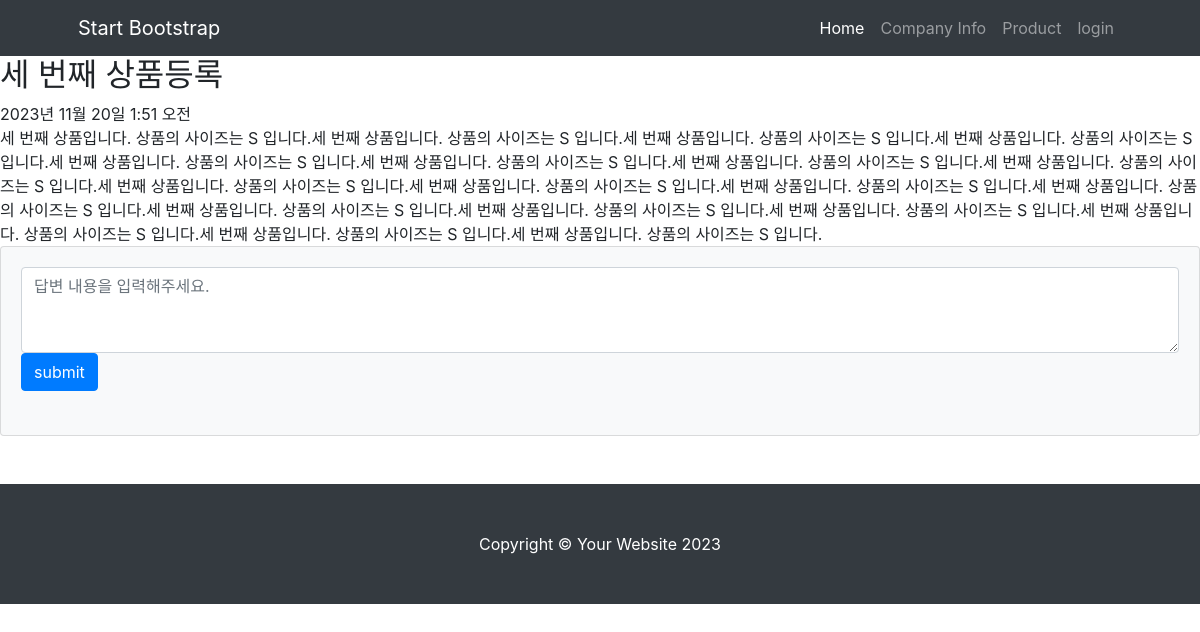
The page /promote/3/ on the database as committed earlier.
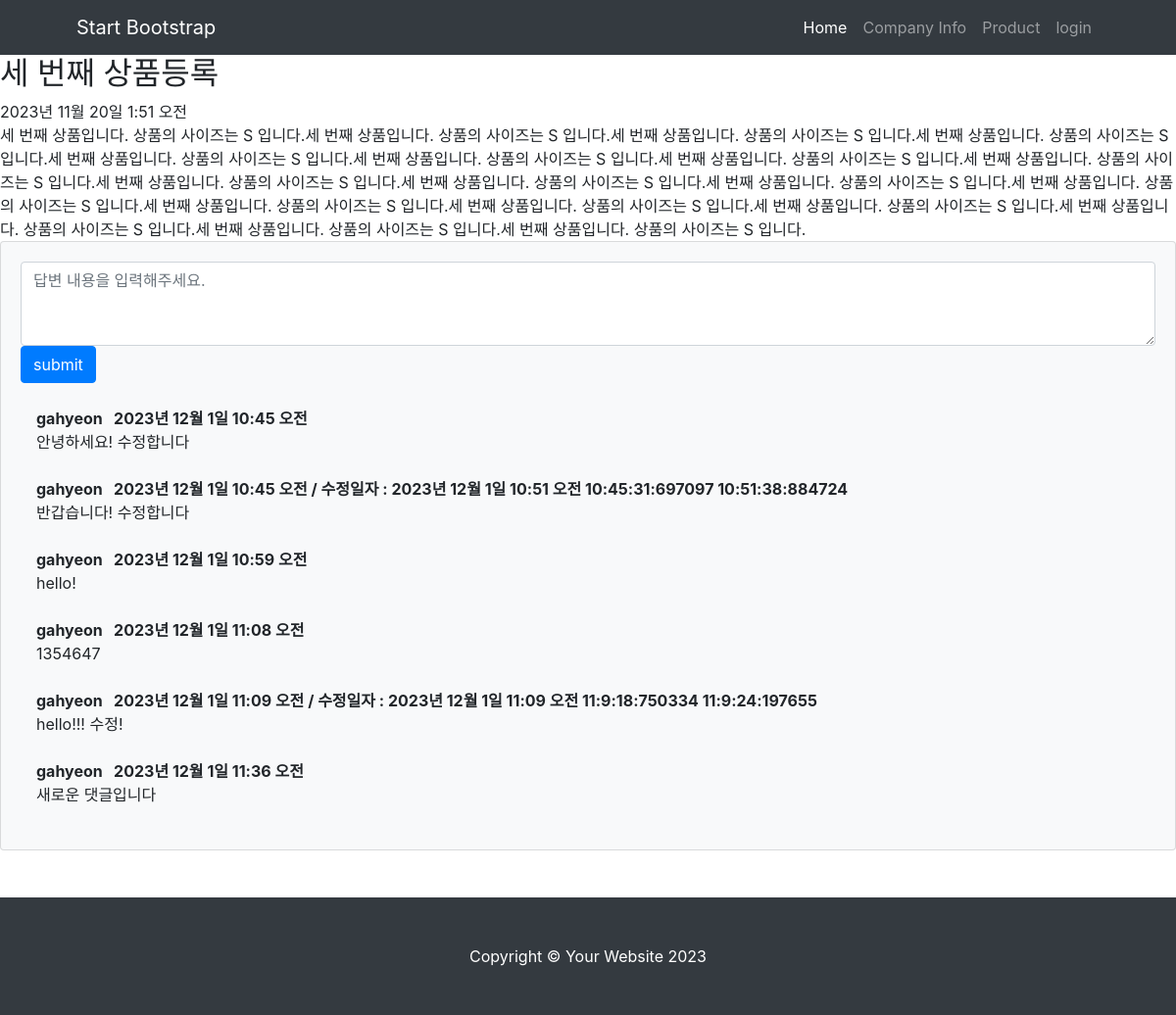
The same page on the database as committed later.
### promote/models.py (models this page shows, shortened)
class MainContent(models.Model):
    title = models.CharField(max_length=200)
    content = models.TextField()
    pub_date = models.DateTimeField('date_published')

class Comment(models.Model):
    author = models.ForeignKey(User, on_delete=models.CASCADE)
    content_list = models.ForeignKey(MainContent, on_delete=models.CASCADE)
    content = models.TextField()
    create_date = models.DateTimeField(auto_now_add=True)
    modify_date = models.DateTimeField(auto_now=True)

### promote/views.py (the view)
# urls.py: path('<int:content_id>/', views.detail, name='detail'), # /promote/content_id 로 views.py의 detail() 연결, name을 작성하여 .html url 연동에서 하드코딩 방지
def detail(request, content_id):
    content_list = get_object_or_404(MainContent, pk=content_id)
    context = {'content_list': content_list}
    return render(request, 'promote/content_detail.html', context)

### templates/promote/content_detail.html (shortened to what this page needs)
{% extends 'base.html' %}
{% block content %}
<h2>{{ content_list.title }}</h2>
<div>
    {{content_list.pub_date}}<br>
    {{content_list.content}}
</div>
<section class="mb-5">
    <div class="card bg-light">
        <div class="card-body">
            <form method="post" class="mb-4" action="{% url 'comment_create' content_list.id %}">
                <textarea id="content" name="content" class="form-control" rows="3" placeholder="답변 내용을 입력해주세요."></textarea>
                <button type="submit" class="btn btn-primary">submit</button>
            </form>
            {% for comment in content_list.comment_set.all %}
            <div class="d-flex">
                <div class="ms-3">
                    <div class="fw-bold">
                        {{comment.author.username}} &nbsp {{comment.create_date}}
                        {% if comment.create_date.second != comment.modify_date.second %}
                        / 수정일자 : {{comment.modify_date}}
                        {{comment.create_date.hour}}:{{comment.create_date.minute}}:{{comment.create_date.second}}:{{comment.create_date.microsecond}}
                        {{comment.modify_date.hour}}:{{comment.modify_date.minute}}:{{comment.modify_date.second}}:{{comment.modify_date.microsecond}}
                        {% endif %}
                    </div>
                    {{comment.content}}
                </div>
            </div>
            <br/>
            {% endfor %}
        </div>
    </div>
</section>
{% endblock %}

### templates/base.html (shortened to what this page needs)
<!DOCTYPE html>
{% load static %}
<html lang="en">
    <head>
        <link href="{% static 'styles.css' %}" rel="stylesheet" type="text/css"/>
        <link href="{% static 'bootstrap.min.css' %}" rel="stylesheet" type="text/css"/>
    </head>
    <body>
        {% include "navbar.html" %}
        {% block content %}
        {% endblock %}
        {% include "footer.html" %}
    </body>
</html>

### templates/navbar.html (shortened to what this page needs)
<nav class="navbar navbar-expand-lg navbar-dark bg-dark">
    <div class="container px-5">
        <a class="navbar-brand" href="#!">Start Bootstrap</a>
        <div class="collapse navbar-collapse" id="navbarSupportedContent">
            <ul class="navbar-nav ms-auto mb-2 mb-lg-0">
                <li class="nav-item"><a class="nav-link active" aria-current="page" href="/">Home</a></li>
                <li class="nav-item"><a class="nav-link" href="/company/">Company Info</a></li>
                <li class="nav-item"><a class="nav-link" href="/promote/">Product</a></li>
                {% if user.is_authenticated %}
                <li class="nav-item"><a class="nav-link" href="{% url 'accounts:logout' %}">{{ user.username }} (logout) </a></li>
                {% else %}
                <li class="nav-item"><a class="nav-link" href="{% url 'accounts:login' %}">login</a></li>
                {% endif %}
            </ul>
        </div>
    </div>
</nav>

### templates/footer.html
<footer class="py-5 bg-dark">
    <div class="container px-4 px-lg-5"><p class="m-0 text-center text-white">Copyright &copy; Your Website 2023</p></div>
</footer>

Rows that differ between the two databases and show on the page:
added Comment: author.username "gahyeon", create_date "2023년 12월 1일 10:45 오전", content "안녕하세요! 수정합니다"
added Comment: author.username "gahyeon", create_date "2023년 12월 1일 10:45 오전", modify_date "2023년 12월 1일 10:51 오전", create_date.hour "10", create_date.minute "45", create_date.second "31", create_date.microsecond "697097", modify_date.hour "10", modify_date.minute "51", modify_date.second "38", modify_date.microsecond "884724", content "반갑습니다! 수정합니다"
added Comment: author.username "gahyeon", create_date "2023년 12월 1일 10:59 오전", content "hello!"
added Comment: author.username "gahyeon", create_date "2023년 12월 1일 11:08 오전", content "1354647"
added Comment: author.username "gahyeon", create_date "2023년 12월 1일 11:09 오전", modify_date "2023년 12월 1일 11:09 오전", create_date.hour "11", create_date.minute "9", create_date.second "18", create_date.microsecond "750334", modify_date.hour "11", modify_date.minute "9", modify_date.second "24", modify_date.microsecond "197655", content "hello!!! 수정!"
added Comment: author.username "gahyeon", create_date "2023년 12월 1일 11:36 오전", content "새로운 댓글입니다"
